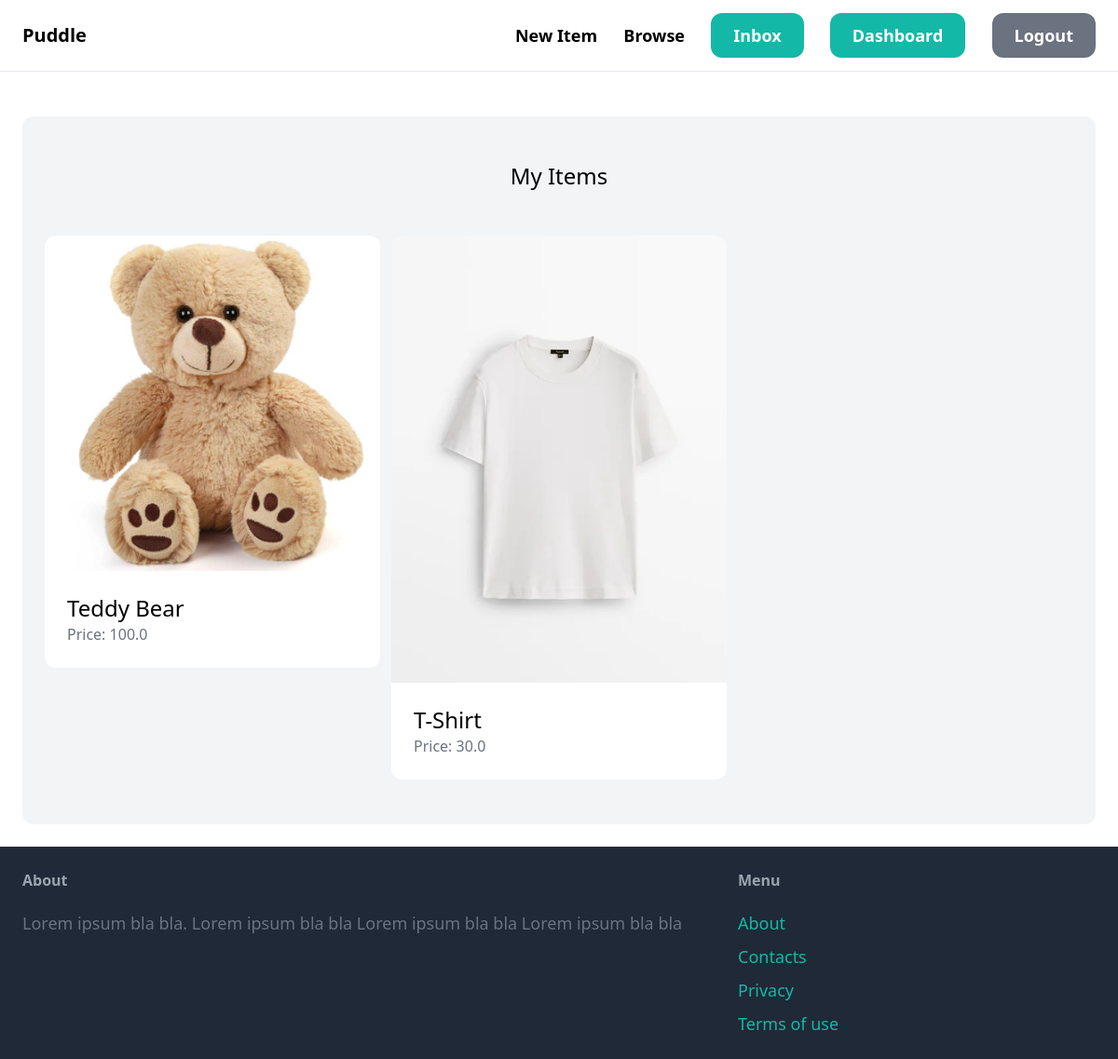
Before: /dashboard/ (signed in) with the older database file.
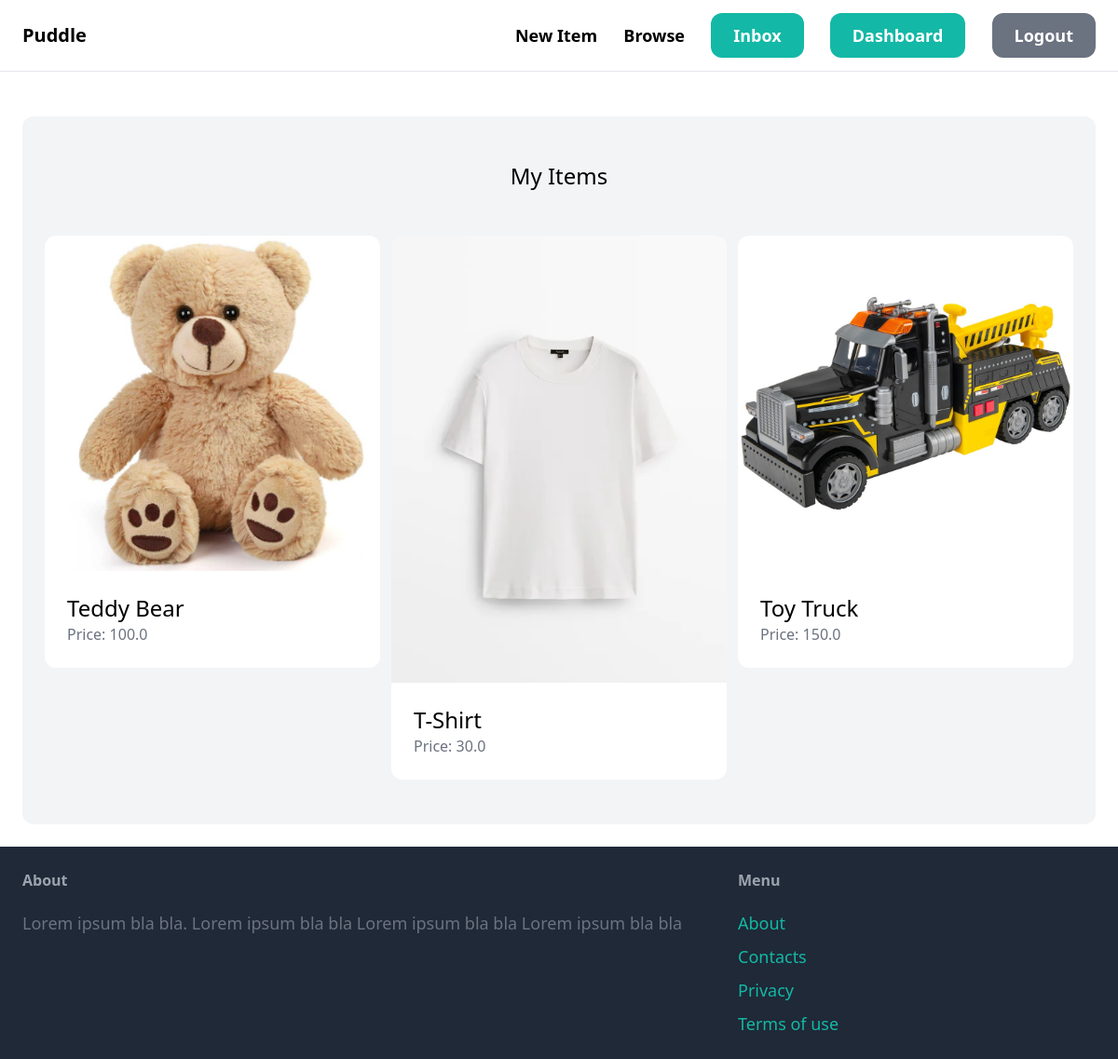
After: the same page with the newer database file.
### item/models.py (models this page shows, shortened)
class Item(models.Model):
  category = models.ForeignKey(Category, related_name='items', on_delete=models.CASCADE)
  name = models.CharField(max_length=255)
  description = models.TextField(blank=True, null=True)
  price = models.FloatField()
  image = models.ImageField(upload_to='item_images', blank=True, null=True)
  is_sold = models.BooleanField(default=False)
  created_by = models.ForeignKey(User, related_name='items', on_delete=models.CASCADE)
  created_at = models.DateTimeField(auto_now_add=True)

### dashboard/views.py (the view)
# urls.py: path('', views.index, name='index'),
@login_required
def index(request):
  items = Item.objects.filter(created_by=request.user)
  return render(request, 'dashboard/index.html', {
    'items': items,
  })

### dashboard/templates/dashboard/index.html (shortened to what this page needs)
{% extends 'core/base.html' %}
{% block content %}
  <div class="mt-6 px-6 py-12 bg-gray-100 rounded-xl">
    <h2 class="mb-12 text-2xl text-center">My Items</h2>
    <div class="grid grid-cols-3 gap-3 justify-items-center">
      {% for item in items %}
        <div>
          <a href="{% url 'item:details' item.id %}">
            <div class='flex justify-center'>
              <img src="{{ item.image.url }}" class="rounded-t-xl w-96">
            </div>
            <div class="p-6 bg-white rounded-b-xl">
              <h2 class="text-2xl">{{ item.name }}</h2>
              <p class="text-gray-500">Price: {{ item.price }}</p>
            </div>
          </a>
        </div>
      {% endfor %}
    </div>
  </div>
{% endblock %}

Changed rows visible on the page:
added Item: image (picture), name "Toy Truck", price "150.0"
